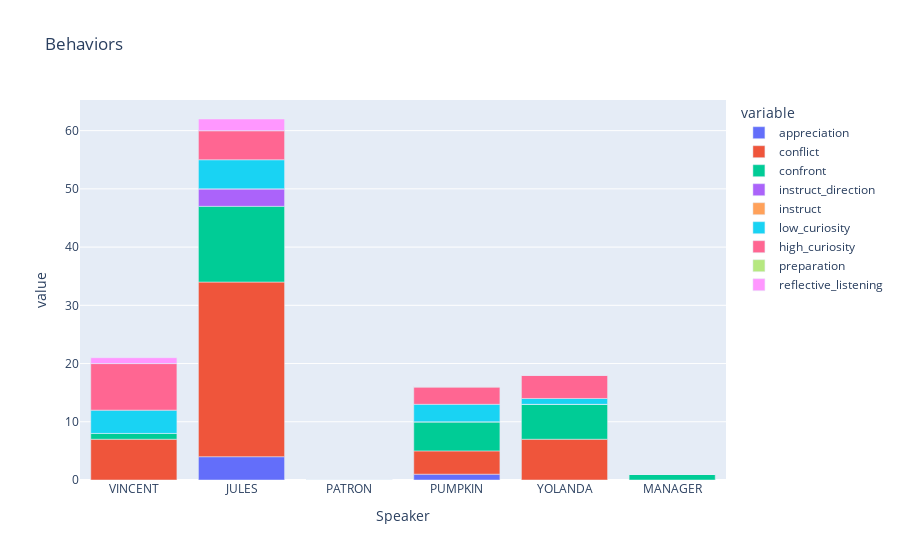
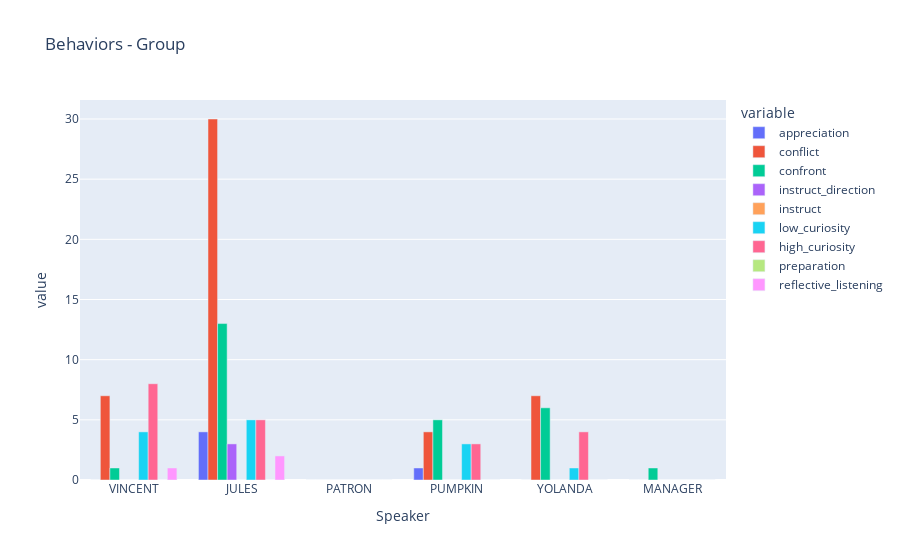
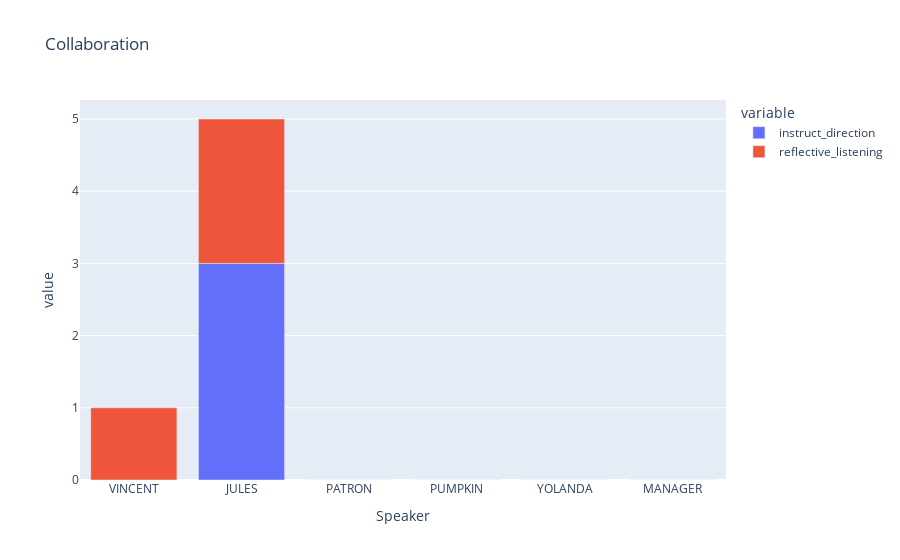
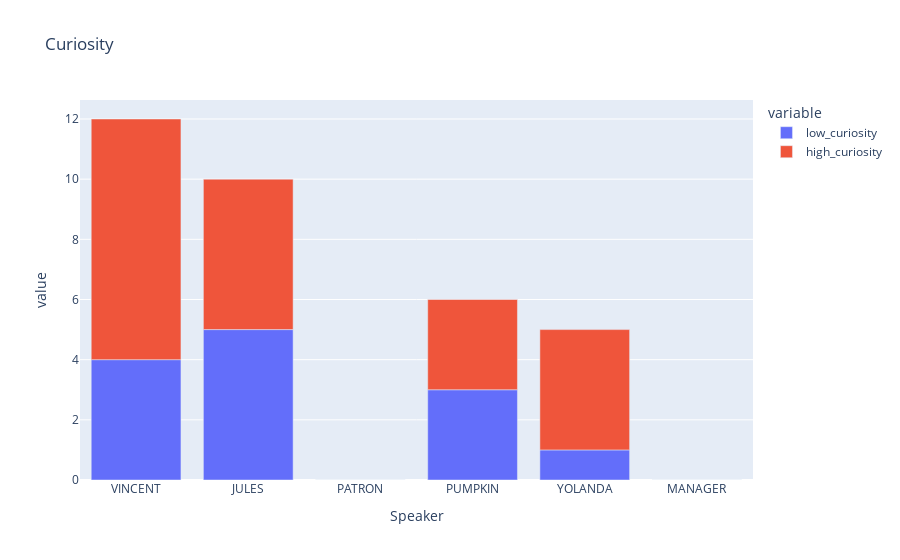

Here is the notebook cell these charts were saved with, in order:
### Code cell
import plotly.express as px

fig = px.bar(df, x="Speaker", y=['appreciation',
       'conflict',
       'confront',
       'instruct_direction',
       'instruct',
       'low_curiosity',
       'high_curiosity',
       'preparation',
       'reflective_listening'], title="Behaviors")
fig.show()

fig = px.bar(df, x="Speaker", y=['appreciation',
       'conflict',
       'confront',
       'instruct_direction',
       'instruct',
       'low_curiosity',
       'high_curiosity',
       'preparation',
       'reflective_listening'], title="Behaviors - Group")
fig.update_layout(barmode='group')
fig.show()

fig = px.bar(df, x="Speaker", y=[
       'instruct_direction',
       'reflective_listening'], title="Collaboration")
fig.show()

fig = px.bar(df, x="Speaker", y=[
       'low_curiosity',
       'high_curiosity',
      ], title="Curiosity")
fig.show()

### Figure 1 — Plotly figure (JSON) as saved in the notebook; plotly's stock layout.template omitted (floating-point values rounded to 4 significant figures)
{"data": [{"alignmentgroup": "True", "hovertemplate": "variable=appreciation<br>Speaker=%{x}<br>value=%{y}<extra></extra>", "legendgroup": "appreciation", "marker": {"color": "#636efa", "pattern": {"shape": ""}}, "name": "appreciation", "offsetgroup": "appreciation", "orientation": "v", "showlegend": true, "textposition": "auto", "type": "bar", "x": ["VINCENT", "JULES", "PATRON", "PUMPKIN", "YOLANDA", "MANAGER"], "xaxis": "x", "y": [0, 4, 0, 1, 0, 0], "yaxis": "y"}, {"alignmentgroup": "True", "hovertemplate": "variable=conflict<br>Speaker=%{x}<br>value=%{y}<extra></extra>", "legendgroup": "conflict", "marker": {"color": "#EF553B", "pattern": {"shape": ""}}, "name": "conflict", "offsetgroup": "conflict", "orientation": "v", "showlegend": true, "textposition": "auto", "type": "bar", "x": ["VINCENT", "JULES", "PATRON", "PUMPKIN", "YOLANDA", "MANAGER"], "xaxis": "x", "y": [7, 30, 0, 4, 7, 0], "yaxis": "y"}, {"alignmentgroup": "True", "hovertemplate": "variable=confront<br>Speaker=%{x}<br>value=%{y}<extra></extra>", "legendgroup": "confront", "marker": {"color": "#00cc96", "pattern": {"shape": ""}}, "name": "confront", "offsetgroup": "confront", "orientation": "v", "showlegend": true, "textposition": "auto", "type": "bar", "x": ["VINCENT", "JULES", "PATRON", "PUMPKIN", "YOLANDA", "MANAGER"], "xaxis": "x", "y": [1, 13, 0, 5, 6, 1], "yaxis": "y"}, {"alignmentgroup": "True", "hovertemplate": "variable=instruct_direction<br>Speaker=%{x}<br>value=%{y}<extra></extra>", "legendgroup": "instruct_direction", "marker": {"color": "#ab63fa", "pattern": {"shape": ""}}, "name": "instruct_direction", "offsetgroup": "instruct_direction", "orientation": "v", "showlegend": true, "textposition": "auto", "type": "bar", "x": ["VINCENT", "JULES", "PATRON", "PUMPKIN", "YOLANDA", "MANAGER"], "xaxis": "x", "y": [0, 3, 0, 0, 0, 0], "yaxis": "y"}, {"alignmentgroup": "True", "hovertemplate": "variable=instruct<br>Speaker=%{x}<br>value=%{y}<extra></extra>", "legendgroup": "instruct", "marker": {"color": "#FFA15A", "pattern": {"shape": ""}}, "name": "instruct", "offsetgroup": "instruct", "orientation": "v", "showlegend": true, "textposition": "auto", "type": "bar", "x": ["VINCENT", "JULES", "PATRON", "PUMPKIN", "YOLANDA", "MANAGER"], "xaxis": "x", "y": [0, 0, 0, 0, 0, 0], "yaxis": "y"}, {"alignmentgroup": "True", "hovertemplate": "variable=low_curiosity<br>Speaker=%{x}<br>value=%{y}<extra></extra>", "legendgroup": "low_curiosity", "marker": {"color": "#19d3f3", "pattern": {"shape": ""}}, "name": "low_curiosity", "offsetgroup": "low_curiosity", "orientation": "v", "showlegend": true, "textposition": "auto", "type": "bar", "x": ["VINCENT", "JULES", "PATRON", "PUMPKIN", "YOLANDA", "MANAGER"], "xaxis": "x", "y": [4, 5, 0, 3, 1, 0], "yaxis": "y"}, {"alignmentgroup": "True", "hovertemplate": "variable=high_curiosity<br>Speaker=%{x}<br>value=%{y}<extra></extra>", "legendgroup": "high_curiosity", "marker": {"color": "#FF6692", "pattern": {"shape": ""}}, "name": "high_curiosity", "offsetgroup": "high_curiosity", "orientation": "v", "showlegend": true, "textposition": "auto", "type": "bar", "x": ["VINCENT", "JULES", "PATRON", "PUMPKIN", "YOLANDA", "MANAGER"], "xaxis": "x", "y": [8, 5, 0, 3, 4, 0], "yaxis": "y"}, {"alignmentgroup": "True", "hovertemplate": "variable=preparation<br>Speaker=%{x}<br>value=%{y}<extra></extra>", "legendgroup": "preparation", "marker": {"color": "#B6E880", "pattern": {"shape": ""}}, "name": "preparation", "offsetgroup": "preparation", "orientation": "v", "showlegend": true, "textposition": "auto", "type": "bar", "x": ["VINCENT", "JULES", "PATRON", "PUMPKIN", "YOLANDA", "MANAGER"], "xaxis": "x", "y": [0, 0, 0, 0, 0, 0], "yaxis": "y"}, {"alignmentgroup": "True", "hovertemplate": "variable=reflective_listening<br>Speaker=%{x}<br>value=%{y}<extra></extra>", "legendgroup": "reflective_listening", "marker": {"color": "#FF97FF", "pattern": {"shape": ""}}, "name": "reflective_listening", "offsetgroup": "reflective_listening", "orientation": "v", "showlegend": true, "textposition": "auto", "type": "bar", "x": ["VINCENT", "JULES", "PATRON", "PUMPKIN", "YOLANDA", "MANAGER"], "xaxis": "x", "y": [1, 2, 0, 0, 0, 0], "yaxis": "y"}], "layout": {"autosize": true, "barmode": "relative", "legend": {"title": {"text": "variable"}, "tracegroupgap": 0}, "title": {"text": "Behaviors"}, "xaxis": {"anchor": "y", "autorange": true, "domain": [0, 1], "range": [-0.5, 5.5], "title": {"text": "Speaker"}, "type": "category"}, "yaxis": {"anchor": "x", "autorange": true, "domain": [0, 1], "range": [0, 65.26], "title": {"text": "value"}, "type": "linear"}}}

### Figure 2 — Plotly figure (JSON) as saved in the notebook; plotly's stock layout.template omitted (floating-point values rounded to 4 significant figures)
{"data": [{"alignmentgroup": "True", "hovertemplate": "variable=appreciation<br>Speaker=%{x}<br>value=%{y}<extra></extra>", "legendgroup": "appreciation", "marker": {"color": "#636efa", "pattern": {"shape": ""}}, "name": "appreciation", "offsetgroup": "appreciation", "orientation": "v", "showlegend": true, "textposition": "auto", "type": "bar", "x": ["VINCENT", "JULES", "PATRON", "PUMPKIN", "YOLANDA", "MANAGER"], "xaxis": "x", "y": [0, 4, 0, 1, 0, 0], "yaxis": "y"}, {"alignmentgroup": "True", "hovertemplate": "variable=conflict<br>Speaker=%{x}<br>value=%{y}<extra></extra>", "legendgroup": "conflict", "marker": {"color": "#EF553B", "pattern": {"shape": ""}}, "name": "conflict", "offsetgroup": "conflict", "orientation": "v", "showlegend": true, "textposition": "auto", "type": "bar", "x": ["VINCENT", "JULES", "PATRON", "PUMPKIN", "YOLANDA", "MANAGER"], "xaxis": "x", "y": [7, 30, 0, 4, 7, 0], "yaxis": "y"}, {"alignmentgroup": "True", "hovertemplate": "variable=confront<br>Speaker=%{x}<br>value=%{y}<extra></extra>", "legendgroup": "confront", "marker": {"color": "#00cc96", "pattern": {"shape": ""}}, "name": "confront", "offsetgroup": "confront", "orientation": "v", "showlegend": true, "textposition": "auto", "type": "bar", "x": ["VINCENT", "JULES", "PATRON", "PUMPKIN", "YOLANDA", "MANAGER"], "xaxis": "x", "y": [1, 13, 0, 5, 6, 1], "yaxis": "y"}, {"alignmentgroup": "True", "hovertemplate": "variable=instruct_direction<br>Speaker=%{x}<br>value=%{y}<extra></extra>", "legendgroup": "instruct_direction", "marker": {"color": "#ab63fa", "pattern": {"shape": ""}}, "name": "instruct_direction", "offsetgroup": "instruct_direction", "orientation": "v", "showlegend": true, "textposition": "auto", "type": "bar", "x": ["VINCENT", "JULES", "PATRON", "PUMPKIN", "YOLANDA", "MANAGER"], "xaxis": "x", "y": [0, 3, 0, 0, 0, 0], "yaxis": "y"}, {"alignmentgroup": "True", "hovertemplate": "variable=instruct<br>Speaker=%{x}<br>value=%{y}<extra></extra>", "legendgroup": "instruct", "marker": {"color": "#FFA15A", "pattern": {"shape": ""}}, "name": "instruct", "offsetgroup": "instruct", "orientation": "v", "showlegend": true, "textposition": "auto", "type": "bar", "x": ["VINCENT", "JULES", "PATRON", "PUMPKIN", "YOLANDA", "MANAGER"], "xaxis": "x", "y": [0, 0, 0, 0, 0, 0], "yaxis": "y"}, {"alignmentgroup": "True", "hovertemplate": "variable=low_curiosity<br>Speaker=%{x}<br>value=%{y}<extra></extra>", "legendgroup": "low_curiosity", "marker": {"color": "#19d3f3", "pattern": {"shape": ""}}, "name": "low_curiosity", "offsetgroup": "low_curiosity", "orientation": "v", "showlegend": true, "textposition": "auto", "type": "bar", "x": ["VINCENT", "JULES", "PATRON", "PUMPKIN", "YOLANDA", "MANAGER"], "xaxis": "x", "y": [4, 5, 0, 3, 1, 0], "yaxis": "y"}, {"alignmentgroup": "True", "hovertemplate": "variable=high_curiosity<br>Speaker=%{x}<br>value=%{y}<extra></extra>", "legendgroup": "high_curiosity", "marker": {"color": "#FF6692", "pattern": {"shape": ""}}, "name": "high_curiosity", "offsetgroup": "high_curiosity", "orientation": "v", "showlegend": true, "textposition": "auto", "type": "bar", "x": ["VINCENT", "JULES", "PATRON", "PUMPKIN", "YOLANDA", "MANAGER"], "xaxis": "x", "y": [8, 5, 0, 3, 4, 0], "yaxis": "y"}, {"alignmentgroup": "True", "hovertemplate": "variable=preparation<br>Speaker=%{x}<br>value=%{y}<extra></extra>", "legendgroup": "preparation", "marker": {"color": "#B6E880", "pattern": {"shape": ""}}, "name": "preparation", "offsetgroup": "preparation", "orientation": "v", "showlegend": true, "textposition": "auto", "type": "bar", "x": ["VINCENT", "JULES", "PATRON", "PUMPKIN", "YOLANDA", "MANAGER"], "xaxis": "x", "y": [0, 0, 0, 0, 0, 0], "yaxis": "y"}, {"alignmentgroup": "True", "hovertemplate": "variable=reflective_listening<br>Speaker=%{x}<br>value=%{y}<extra></extra>", "legendgroup": "reflective_listening", "marker": {"color": "#FF97FF", "pattern": {"shape": ""}}, "name": "reflective_listening", "offsetgroup": "reflective_listening", "orientation": "v", "showlegend": true, "textposition": "auto", "type": "bar", "x": ["VINCENT", "JULES", "PATRON", "PUMPKIN", "YOLANDA", "MANAGER"], "xaxis": "x", "y": [1, 2, 0, 0, 0, 0], "yaxis": "y"}], "layout": {"autosize": true, "barmode": "group", "legend": {"title": {"text": "variable"}, "tracegroupgap": 0}, "title": {"text": "Behaviors - Group"}, "xaxis": {"anchor": "y", "autorange": true, "domain": [0, 1], "range": [-0.5, 5.5], "title": {"text": "Speaker"}, "type": "category"}, "yaxis": {"anchor": "x", "autorange": true, "domain": [0, 1], "range": [0, 31.58], "title": {"text": "value"}, "type": "linear"}}}

### Figure 3 — Plotly figure (JSON) as saved in the notebook; plotly's stock layout.template omitted (floating-point values rounded to 4 significant figures)
{"data": [{"alignmentgroup": "True", "hovertemplate": "variable=instruct_direction<br>Speaker=%{x}<br>value=%{y}<extra></extra>", "legendgroup": "instruct_direction", "marker": {"color": "#636efa", "pattern": {"shape": ""}}, "name": "instruct_direction", "offsetgroup": "instruct_direction", "orientation": "v", "showlegend": true, "textposition": "auto", "type": "bar", "x": ["VINCENT", "JULES", "PATRON", "PUMPKIN", "YOLANDA", "MANAGER"], "xaxis": "x", "y": [0, 3, 0, 0, 0, 0], "yaxis": "y"}, {"alignmentgroup": "True", "hovertemplate": "variable=reflective_listening<br>Speaker=%{x}<br>value=%{y}<extra></extra>", "legendgroup": "reflective_listening", "marker": {"color": "#EF553B", "pattern": {"shape": ""}}, "name": "reflective_listening", "offsetgroup": "reflective_listening", "orientation": "v", "showlegend": true, "textposition": "auto", "type": "bar", "x": ["VINCENT", "JULES", "PATRON", "PUMPKIN", "YOLANDA", "MANAGER"], "xaxis": "x", "y": [1, 2, 0, 0, 0, 0], "yaxis": "y"}], "layout": {"autosize": true, "barmode": "relative", "legend": {"title": {"text": "variable"}, "tracegroupgap": 0}, "title": {"text": "Collaboration"}, "xaxis": {"anchor": "y", "autorange": true, "domain": [0, 1], "range": [-0.5, 5.5], "title": {"text": "Speaker"}, "type": "category"}, "yaxis": {"anchor": "x", "autorange": true, "domain": [0, 1], "range": [0, 5.263], "title": {"text": "value"}, "type": "linear"}}}

### Figure 4 — Plotly figure (JSON) as saved in the notebook; plotly's stock layout.template omitted (floating-point values rounded to 4 significant figures)
{"data": [{"alignmentgroup": "True", "hovertemplate": "variable=low_curiosity<br>Speaker=%{x}<br>value=%{y}<extra></extra>", "legendgroup": "low_curiosity", "marker": {"color": "#636efa", "pattern": {"shape": ""}}, "name": "low_curiosity", "offsetgroup": "low_curiosity", "orientation": "v", "showlegend": true, "textposition": "auto", "type": "bar", "x": ["VINCENT", "JULES", "PATRON", "PUMPKIN", "YOLANDA", "MANAGER"], "xaxis": "x", "y": [4, 5, 0, 3, 1, 0], "yaxis": "y"}, {"alignmentgroup": "True", "hovertemplate": "variable=high_curiosity<br>Speaker=%{x}<br>value=%{y}<extra></extra>", "legendgroup": "high_curiosity", "marker": {"color": "#EF553B", "pattern": {"shape": ""}}, "name": "high_curiosity", "offsetgroup": "high_curiosity", "orientation": "v", "showlegend": true, "textposition": "auto", "type": "bar", "x": ["VINCENT", "JULES", "PATRON", "PUMPKIN", "YOLANDA", "MANAGER"], "xaxis": "x", "y": [8, 5, 0, 3, 4, 0], "yaxis": "y"}], "layout": {"autosize": true, "barmode": "relative", "legend": {"title": {"text": "variable"}, "tracegroupgap": 0}, "title": {"text": "Curiosity"}, "xaxis": {"anchor": "y", "autorange": true, "domain": [0, 1], "range": [-0.5, 5.5], "title": {"text": "Speaker"}, "type": "category"}, "yaxis": {"anchor": "x", "autorange": true, "domain": [0, 1], "range": [0, 12.63], "title": {"text": "value"}, "type": "linear"}}}
